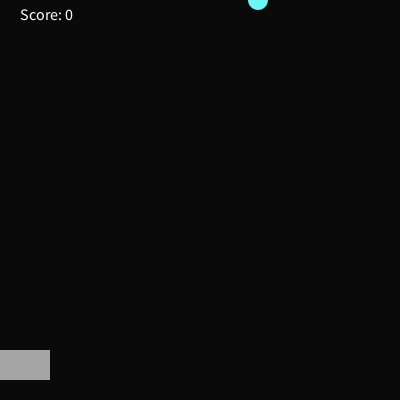
Frame 1 (no input)
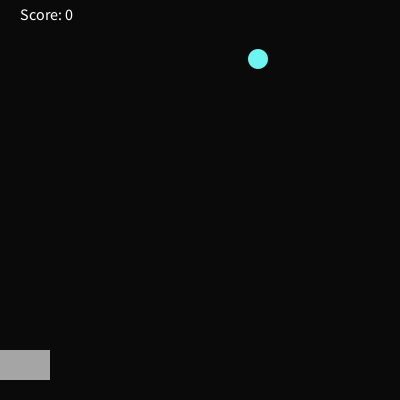
Frame 60 (the mouse pressed at the canvas centre just before this capture)
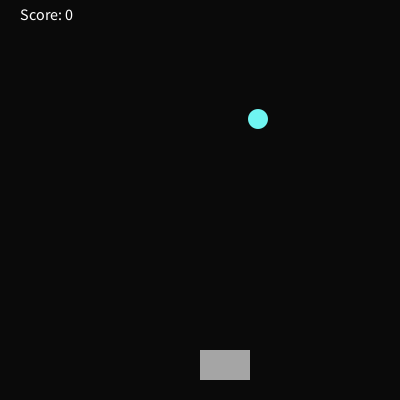
Frame 120 (the mouse held since frame 60 and released just before this capture)

The Processing sketch that drew these frames (run headless with seeded random() and noise(); from frame 60 on, the mouse is pressed at the canvas centre):

// Processing sketch: Rain_Game
// ── Rain_Game.pde
int y = 0;
int randomNumber = (int) random(400);
int score = 0;
int width = 20;
int height = 20;
void setup(){
  size(400, 400);
}

void draw() {
  background(#0A0A0A);
  fill(#6FF5F1);
  noStroke();
  ellipse(randomNumber, y, width, height);
  y++;
  if(y==410) {
    y=0;
    int random2 = (int) random(400);
    ellipse(random2, y, 20, 20);
  y++;
  }
  fill(#A5A5A5);
  rect(mouseX, 350, 50, 30);
  checkCatch(randomNumber, y);
  fill(#FFFFFF);
  textSize(16);
  text("Score: " + score, 20, 20);
  }
  void checkCatch(int x, int y){
         if (x > mouseX && x < mouseX && y<350)
            score++;
        println("Your score is now: " + score);
    }
